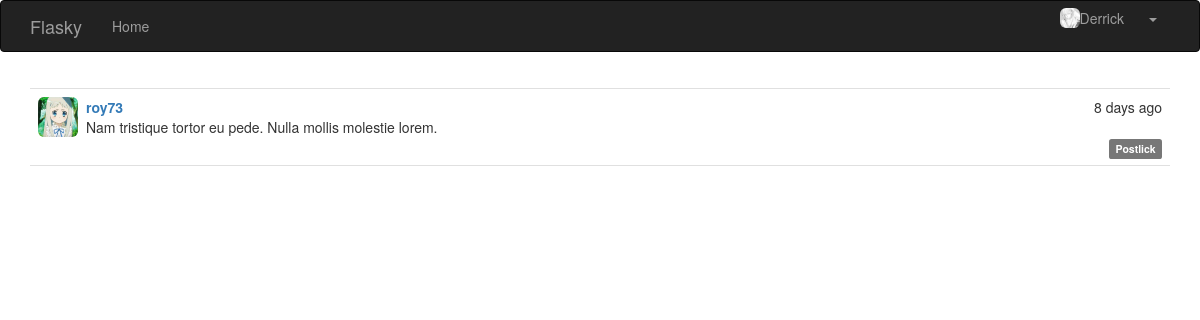
Page /post/1 (signed in) on the committed database.
### app/models.py (models this page shows, shortened)
class User(UserMixin,db.Model):
	__tablename__='users'
	id = db.Column(db.Integer, primary_key=True)
	username = db.Column(db.String(128), unique=True, index=True)
	gender = db.Column(db.String(32))
	address = db.Column(db.String(128))
	age=db.Column(db.Integer)
	date_of_born = db.Column(db.String(32))
	password_hash = db.Column(db.String(128))
	email = db.Column(db.String(64))
	selfintr=db.Column(db.String(256))
	role_id=db.Column(db.Integer,db.ForeignKey('roles.id'))
	confirmed=db.Column(db.Boolean,default=False)
	member_since=db.Column(db.DateTime(),default=datetime.utcnow)
	last_login=db.Column(db.DateTime(),default=datetime.utcnow)
	head_img=db.Column(db.String)
	posts=db.relationship('Post',backref='author',lazy='dynamic')
	@property
	def password(self):
		raise AttributeError('Password can not be read!')

class Post(db.Model):
	__tablename__='posts'
	id=db.Column(db.Integer,primary_key=True)
	body=db.Column(db.Text)
	body_html = db.Column(db.Text)
	timestamp=db.Column(db.DateTime,index=True,default=datetime.utcnow())
	author_id=db.Column(db.Integer,db.ForeignKey('users.id'))

### app/main/views.py (the view)
@main.route('/post/<int:id>')
def post(id):
	post=Post.query.get_or_404(id)
	return render_template('post.html',posts=[post])

### app/auth/views.py (called while the page is built)
@auth.before_app_request
def last_login():
	if current_user.is_authenticated:
		current_user.last_login=datetime.utcnow()

@auth.before_app_request
def before_request():
	if current_user.is_authenticated and not current_user.confirmed and request.endpoint[:5]!='auth.' and request.endpoint!='static':
		return redirect(url_for('auth.unconfirmed'))

### app/main/__init__.py (called while the page is built)
@main.app_context_processor
def inject_permission():
	return dict(Permission=Permission)

### app/models.py (called while the page is built)
@login_manager.user_loader
def load_user(user_id):
	return User.query.get(int(user_id))

### app/templates/post.html (shortened to what this page needs)
{% extends "base.html" %}
{% block page_content %}
{% include "_posts.html" %}
{% endblock %}

### app/templates/base.html (shortened to what this page needs)
{% extends "bootstrap/base.html" %}
{% block head %}
{{ super() }}
<link rel="stylesheet" type="text/css" href="{{ url_for('static', filename='styles.css') }}">
{% endblock %}
{% block navbar %}
<div class="navbar navbar-inverse" role="navigation">
    <div class="container">
        <div class="navbar-header">
            <a class="navbar-brand" href="{{ url_for('main.index') }}">Flasky</a>
        </div>
        <div class="navbar-collapse collapse">
            <ul class="nav navbar-nav">
                <li><a href="{{ url_for('main.index') }}">Home</a></li>
            </ul>
            <ul class="nav navbar-nav navbar-right">
                {% if current_user.is_authenticated %}
                <div class="btn-group">
                    <a class="btn btn-link" href="{{ url_for('main.profile',username=current_user.username)}}">
                        <img src={{current_user.head_img}} class="img-rounded pull-left" height="20" width="20"/>
                        {{current_user.username}}
                    </a>
                    <a class="btn dropdwon-toggle btn-link" data-toggle="dropdown" href="#">
                        <span class="caret"></span>
                    </a>
                </div>
                {% else %}
                <div class="btn-group" role="group">
                    <button type="button" class="btn btn-link " onclick="window.location.href=('{{url_for('auth.login')}}')">Sign In</button>
                    <button type="button" class="btn btn-link " onclick="window.location.href=('{{url_for('auth.register')}}')">Register</button>
                </div>
                {% endif %}
            </ul>
        </div>
    </div>
</div>
{% endblock %}
{% block content %}
<div class="container">
    {% block page_content %}{% endblock %}
</div>
{% endblock %}

### app/templates/_posts.html (shortened to what this page needs)
<ul class="posts">
    {% for post in posts %}
    <li class="post">
        <div class="post-thumbnail">
            <a href="{{url_for('main.profile',username=post.author.username)}}">
                <img class="img-rounded profile-thumbnail" src="{{post.author.head_img}}" height="40" width="40">
            </a>
        </div>
        <div class="post-date">{{ moment(post.timestamp).fromNow(refresh=True) }}</div>
        <div class="post-author">
            <a href="{{url_for('main.profile',username=post.author.username)}}">
                {{ post.author.username }}
            </a>
        </div>
        <div class="post-content">
            {{ post.body }}
            <div class="post-footer">
                <a href="{{url_for('main.post',id=post.id)}}">
                    <span class="label label-default">Postlick</span>
                </a>
            </div>
        </div>
    </li>
    {% endfor %}
</ul>

### app/static/styles.css (style rules this page uses)
.profile-thumbnail { position: absolute; }
ul.posts { list-style-type: none; padding: 0px; margin: 16px 0px 0px 0px; border-top: 1px solid #e0e0e0; }
ul.posts li.post { padding: 8px; border-bottom: 1px solid #e0e0e0; }
div.post-date { float: right; }
div.post-author { font-weight: bold; margin-left: 48px; }
div.post-thumbnail { position: absolute; }
div.post-content { margin-left: 48px; min-height: 24px; }
div.post-footer { text-align: right; }

### rows in the picture
User: head_img (picture), username "Derrick"
Post: author.head_img (picture), timestamp "8 days ago", author.username "roy73", body "Nam tristique tortor eu pede. Nulla mollis molestie lorem."
